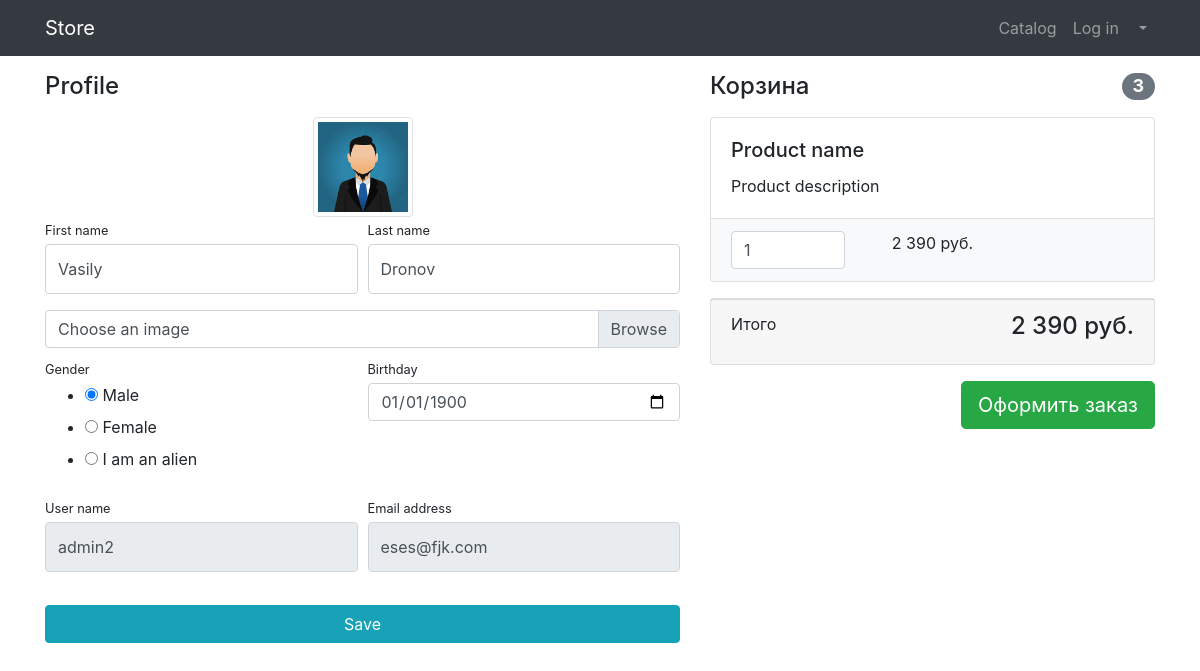
The page /users/profile/ (signed in) on the database as committed earlier.
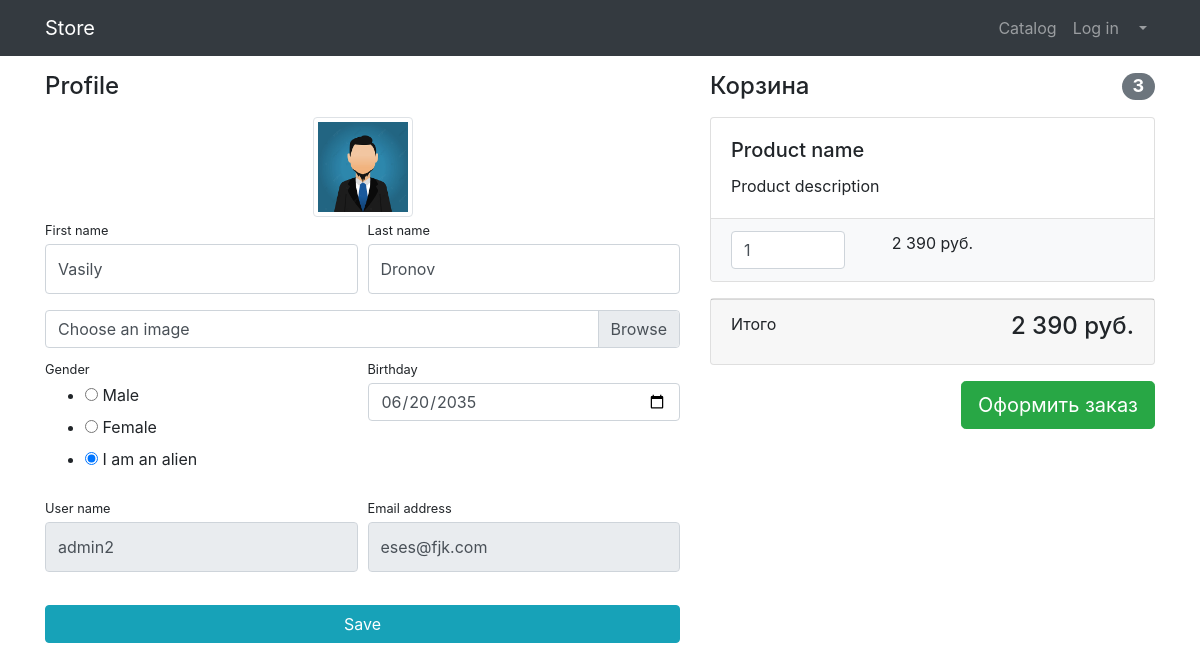
The same page on the database as committed later.
### users/models.py (models this page shows)
class User(AbstractUser):
    GENDERS = [
        ('m', 'Male'),
        ('f', 'Female'),
        ('o', 'I am an alien'),
    ]
    image = models.ImageField(upload_to='users_image', null=True, blank=True)
    gender = models.CharField(max_length=1, choices=GENDERS, default='m')
    birthday = models.DateField(blank=True, null=True, default=None)

### users/views.py (the view, shortened to what this page needs)
# urls.py: path('profile/', profile, name='profile'),
def profile(request):
    form = UserProfileForm(instance=request.user)
    context = {'title': 'User profile', 'form': form}
    return render(request, 'users/profile.html', context)

### users/templates/users/profile.html (shortened to what this page needs)
{% extends 'products/base.html' %}
{% load static %}
{% block css %}
    <link href="{% static 'vendor/css/profile.css' %}" rel="stylesheet">
{% endblock %}
{% block content %}
    <div class="container">
    <div class="row">
        <div class="col-lg-7">
            <h4 class="mt-3 mb-3">Profile</h4>
            <div class="col-lg-12 text-center">
                <img width="100" height="100"
                     class="img-thumbnail"
                src="{% if user.image %}{{ user.image.url }}
                {% else %}{% static 'vendor/img/users/default_avatar.jpg' %}{% endif %}"
                     alt="User avatar">
            </div>
            <form action="{% url 'users:profile' %}" method="post" enctype="multipart/form-data">
                <div class="form-row">
                    <div class="col-lg-6">
                        <div class="form-group">
                            <label class="small mb-1" for="{{ form.first_name.id_for_label }}">
                                {{ form.first_name.label }}</label>
                            {{ form.first_name }}
                        </div>
                    </div>
                    <div class="col-lg-6">
                        <div class="form-group">
                            <label class="small mb-1" for="{{ form.last_name.id_for_label }}">
                                {{ form.last_name.label }}</label>
                            {{ form.last_name }}
                        </div>
                    </div>
                </div>
                <div class="form-row mb-2">
                    <div class="col-lg-12">
                        <div class="custom-file">
                            <label class="custom-file-label" for="{{ form.image.id_for_label }}">
                                {{ form.image.label }}</label>
                        </div>
                    </div>
                </div>
                <div class="form-row">
                    <div class="col-lg-6">
                        <div class="form-group">
                            <label class="small mb-1" for="{{ form.gender.id_for_label }}">
                                {{ form.gender.label }}</label>
                            {{ form.gender }}
                        </div>
                    </div>
                    <div class="col-lg-6">
                        <div class="form-group">
                            <label class="small mb-1" for="{{ form.birthday.id_for_label }}">
                                {{ form.birthday.label }}</label>
                            {{ form.birthday }}
                        </div>
                    </div>
                </div>
                <div class="form-row">
                    <div class="col-lg-6">
                        <label class="small mb-1" for="{{ form.username.id_for_label }}">{{ form.username.label }}</label>
                        {{ form.username }}
                    </div>
                    <div class="col-lg-6">
                        <label class="small mb-1" for="{{ form.email.id_for_label }}">{{ form.email.label }}</label>
                        {{ form.email }}
                    </div>
                </div>
                <div class="form-row">
                    <div class="col-lg-12" style="margin-top: 33px;">
                        <input class="btn btn-info btn-block" type="submit" value="Save">
                    </div>
                </div>
            </form>
        </div>
        <div class="col-lg-5">
            <h4 class="mt-3 mb-3 d-flex justify-content-between align-items-center mb-3">
                Корзина <span class="badge badge-secondary badge-pill">3</span>
            </h4>
            <div class="card mb-3">
                <div class="card-body">
                    <h5 class="card-title">Product name</h5>
                    <p class="card-text">Product description</p>
                </div>
                <ul class="list-group list-group-flush">
                    <li class="list-group-item bg-light">
                        <div class="row text-center">
                            <div class="col-lg-4">
                                <input name="basketID" type="number" class="form-control"
                                       value="1" min="0">
                            </div>
                            <div class="col-lg-4">2 390 руб.</div>
                            <div class="col-lg-4">
                            </div>
                        </div>
                    </li>
                </ul>
            </div>
            <div class="card mb-3">
                <div class="card-footer">
                    <p class="float-left">Итого</p>
                    <h4 class="float-right">2 390 руб.</h4>
                </div>
            </div>
            <a class="btn btn-success btn-lg float-right" href="../orders/order-create.html">
                Оформить заказ
            </a>
        </div>
    </div>
</div>
{% endblock %}

### products/templates/products/base.html (shortened to what this page needs)
{% load static %}
<!DOCTYPE html>
<html lang="en">
<head>
    <link href="{% static '/vendor/bootstrap/css/bootstrap.min.css' %}" rel="stylesheet">
    {% block css %} {% endblock %}
</head>
<body>
<nav class="navbar navbar-expand-lg navbar-dark bg-dark fixed-top">
    <div class="container">
        <a class="navbar-brand" href="{% url 'index' %}">Store</a>
        <div class="collapse navbar-collapse" id="navbarResponsive">
            <ul class="navbar-nav ml-auto">
                <li class="nav-item">
                    <a class="nav-link" href="{% url 'products:index' %}">Catalog  </a>
                </li>
                <li class="nav-item">
                    <a class="nav-link" href="{% url 'users:login' %}">Log in </a>
                </li>
                <li class="nav-item dropdown">
                    <a class="nav-link dropdown-toggle" href="#" id="navbarDropdown" role="button"
                       data-bs-toggle="dropdown" aria-expanded="false">
                    </a>
                </li>
            </ul>
        </div>
    </div>
</nav>
{% block content %} {% endblock %}
</body>
</html>

Rows that differ between the two databases and show on the page:
changed User "Vasily": gender "☑ Gender ☐ Female ☐ I am an alien" → "☐ Gender ☐ Female ☑ I am an alien"; birthday "01/01/1900" → "06/20/2035"
